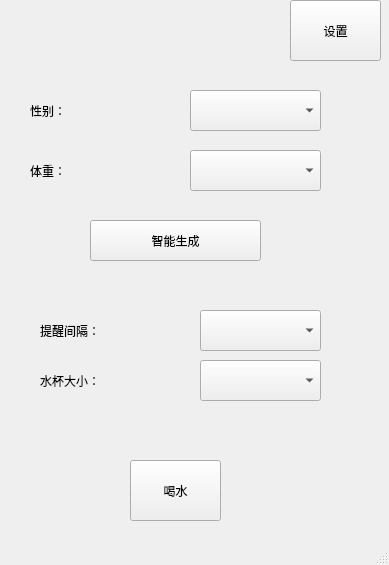
<?xml version="1.0" encoding="UTF-8"?>
<ui version="4.0">
 <class>DrinkClass</class>
 <widget class="QMainWindow" name="DrinkClass">
  <property name="geometry">
   <rect>
    <x>0</x>
    <y>0</y>
    <width>389</width>
    <height>565</height>
   </rect>
  </property>
  <property name="windowTitle">
   <string>Drink</string>
  </property>
  <widget class="QWidget" name="centralWidget">
   <widget class="QPushButton" name="pushButton_more">
    <property name="geometry">
     <rect>
      <x>290</x>
      <y>0</y>
      <width>91</width>
      <height>61</height>
     </rect>
    </property>
    <property name="text">
     <string>设置</string>
    </property>
   </widget>
   <widget class="QPushButton" name="pushButton_drink">
    <property name="geometry">
     <rect>
      <x>130</x>
      <y>460</y>
      <width>91</width>
      <height>61</height>
     </rect>
    </property>
    <property name="text">
     <string>喝水</string>
    </property>
   </widget>
   <widget class="QComboBox" name="comboBox_1">
    <property name="geometry">
     <rect>
      <x>190</x>
      <y>90</y>
      <width>131</width>
      <height>41</height>
     </rect>
    </property>
   </widget>
   <widget class="QComboBox" name="comboBox_2">
    <property name="geometry">
     <rect>
      <x>190</x>
      <y>150</y>
      <width>131</width>
      <height>41</height>
     </rect>
    </property>
   </widget>
   <widget class="QComboBox" name="comboBox_3">
    <property name="geometry">
     <rect>
      <x>200</x>
      <y>360</y>
      <width>121</width>
      <height>41</height>
     </rect>
    </property>
   </widget>
   <widget class="QPushButton" name="pushButton_make">
    <property name="geometry">
     <rect>
      <x>90</x>
      <y>220</y>
      <width>171</width>
      <height>41</height>
     </rect>
    </property>
    <property name="text">
     <string>智能生成</string>
    </property>
   </widget>
   <widget class="QLabel" name="label_1">
    <property name="geometry">
     <rect>
      <x>30</x>
      <y>90</y>
      <width>151</width>
      <height>41</height>
     </rect>
    </property>
    <property name="text">
     <string>性别：</string>
    </property>
   </widget>
   <widget class="QLabel" name="label_2">
    <property name="geometry">
     <rect>
      <x>30</x>
      <y>150</y>
      <width>151</width>
      <height>41</height>
     </rect>
    </property>
    <property name="text">
     <string>体重：</string>
    </property>
   </widget>
   <widget class="QLabel" name="label_3">
    <property name="geometry">
     <rect>
      <x>40</x>
      <y>360</y>
      <width>161</width>
      <height>41</height>
     </rect>
    </property>
    <property name="text">
     <string>水杯大小：</string>
    </property>
   </widget>
   <widget class="QLabel" name="label">
    <property name="geometry">
     <rect>
      <x>10</x>
      <y>250</y>
      <width>381</width>
      <height>61</height>
     </rect>
    </property>
    <property name="text">
     <string/>
    </property>
   </widget>
   <widget class="QComboBox" name="comboBox_4">
    <property name="geometry">
     <rect>
      <x>200</x>
      <y>310</y>
      <width>121</width>
      <height>41</height>
     </rect>
    </property>
   </widget>
   <widget class="QLabel" name="label_4">
    <property name="geometry">
     <rect>
      <x>40</x>
      <y>310</y>
      <width>161</width>
      <height>41</height>
     </rect>
    </property>
    <property name="text">
     <string>提醒间隔：</string>
    </property>
   </widget>
  </widget>
  <widget class="QStatusBar" name="statusBar"/>
 </widget>
 <layoutdefault spacing="6" margin="11"/>
 <resources>
  <include location="Drink.qrc"/>
 </resources>
 <connections/>
</ui>
